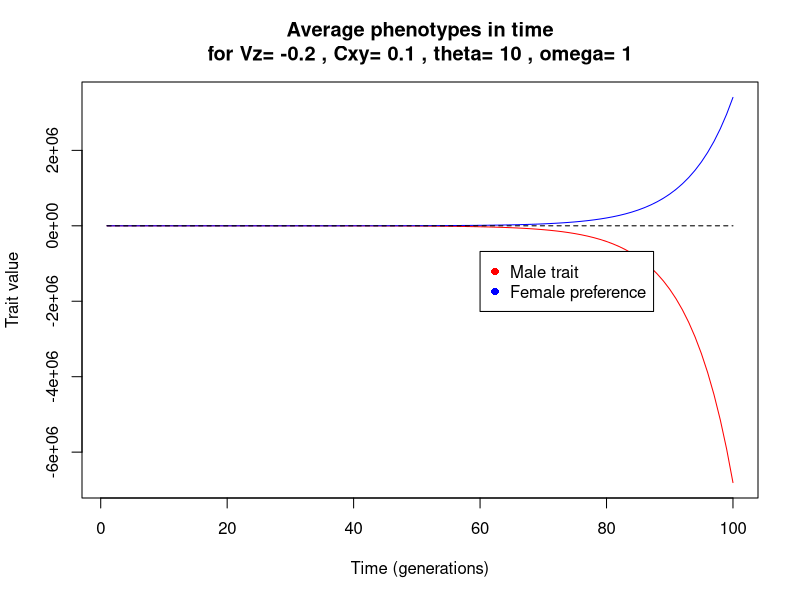
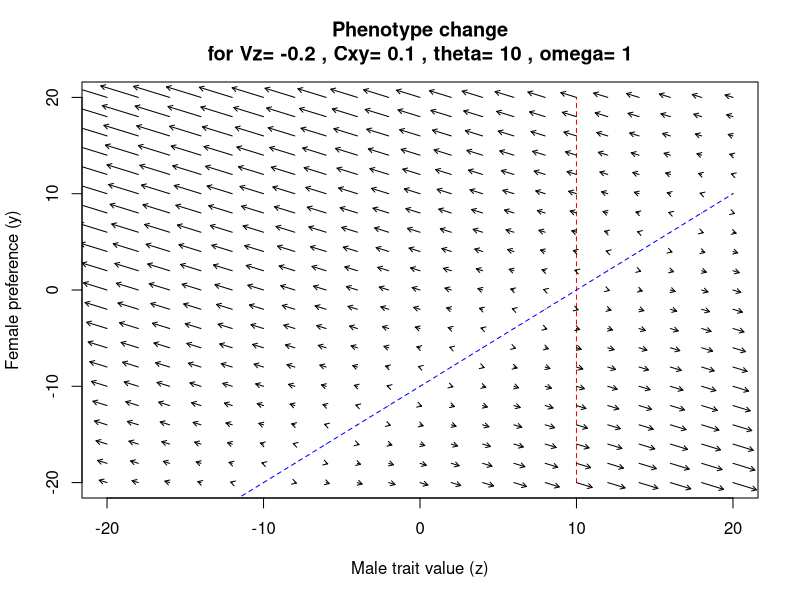

R code for these plots, in order:
rm(list = ls())
options(error = browser)
options(echo = FALSE)

Vz <- -0.2
Cxy <- 0.1
theta <- 10 # Male optimum value for viability selection
omega <- 1 #Distribution of viability value around theta

n_generations <- 100
initial_mean_z <- 0 #Male trait
initial_mean_y <- 0 #Female preference

male_color <- "red"
female_color <- "blue"

phenotypes_n_rows <- 2
phenotypes_n_cols <- 1
phenotypes <- data.frame(matrix(0,phenotypes_n_rows,phenotypes_n_cols))
phenotypes[1,1] <- "male trait"
phenotypes[2,1] <- "female preference"
rownames(phenotypes) <- c("z","y")
colnames(phenotypes) <- c("average")

# phenotypes_in_time: keeps track of all frequencies in time
t_n_rows <- n_generations
t_n_cols <- phenotypes_n_rows
phenotypes_in_time <- data.frame(matrix(0,t_n_rows,t_n_cols))
colnames(phenotypes_in_time) <- rownames(phenotypes)
rownames(phenotypes_in_time) <- seq(1:n_generations)
phenotypes_in_time[1,1] <- initial_mean_z
phenotypes_in_time[1,2] <- initial_mean_y

# Plot traits in time
# Start at t=2, because t=1 denotes the initial values
for (t in c(2:n_generations))
{
	print(t)
	cur_z <- phenotypes_in_time[t-1,1]
	cur_y <- phenotypes_in_time[t-1,2]
  print(cur_z)
  print(cur_y)

	delta_z <- 0.5 * Vz  * (cur_y - ((cur_z - theta) / (omega * omega)))
	delta_y <- 0.5 * Cxy * (cur_y - ((cur_z - theta) / (omega * omega)))
	
	next_z <- cur_z + delta_z
	next_y <- cur_y + delta_y
	
	phenotypes_in_time[t,1] <- next_z
	phenotypes_in_time[t,2] <- next_y
}

# Need to use as.matrix, otherwise 'graphical parameter "type" is obsolete'
plot(
	as.matrix(phenotypes_in_time[1]),
	xlim=c(1,n_generations),
	ylim=c(min(phenotypes_in_time),max(phenotypes_in_time)),
	type="l",col=male_color,
	main=paste("Average phenotypes in time\nfor Vz=",Vz,", Cxy=",Cxy,", theta=",theta,", omega=",omega),
	ylab="Trait value",
	xlab="Time (generations)"
)
legend_x <- 0.6 * n_generations
legend_y <- max(phenotypes_in_time) - (0.4 * (max(phenotypes_in_time) - min(phenotypes_in_time)))
legend(
	legend_x,
	legend_y,
	c("Male trait","Female preference"),col=c(male_color,female_color),pch=c(16,16)
)
lines(phenotypes_in_time[2],col=female_color)
lines(c(1,n_generations),c(theta,theta),lty="dashed")


# Phase plot
min_z <- -20
max_z <-  20
res_z <- 20 #Resolution: number of arrows in horizontal direction
min_y <- -20
max_y <-  20
res_y <- 20 #Resolution: number of arrows in vertical direction

plot(
	"",
	xlim=c(min_z,max_z),
	ylim=c(min_y,max_y),
	type="n",
	main=paste("Phenotype change\nfor Vz=",Vz,", Cxy=",Cxy,", theta=",theta,", omega=",omega),
	ylab="Female preference (y)",
	xlab="Male trait value (z)"
)



equilibrium_line <- function(z) 
{
  y <- (z - theta) / (omega * omega)	
}

lines(c(min_z,max_z),c(equilibrium_line(min_z),equilibrium_line(max_z)),lty="dashed",col=female_color)

lines(c(theta,theta),c(min_z,max_z),lty="dashed",col=male_color)

for (cur_z in seq(min_z,max_z,(max_z-min_z)/res_z))
{
	for (cur_y in seq(min_y,max_y,(max_y-min_y)/res_y))
	{
		delta_z <- 0.5 * Vz  * (cur_y - ((cur_z - theta) / (omega * omega)))
		delta_y <- 0.5 * Cxy * (cur_y - ((cur_z - theta) / (omega * omega)))
    arrows(cur_z,cur_y,cur_z + (0.5 * delta_z),cur_y + (0.5*delta_y),length=0.05)
	}
}
